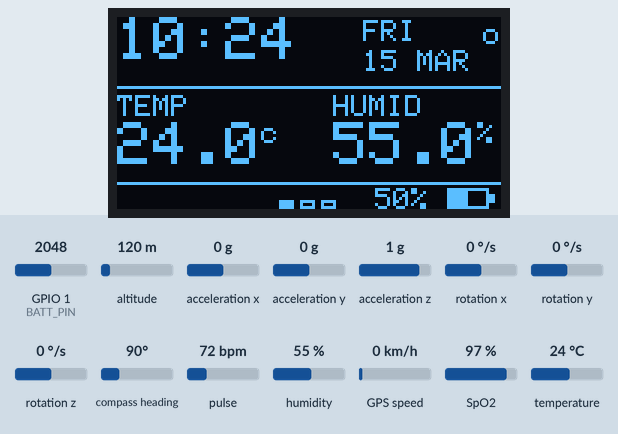
The sketch below on a simulated ESP32-C6. On the bench: 128×64 one-colour display. Inputs (shaded band) come from the test bench; at power-on: acceleration x 0 g, pulse 72 bpm, SpO2 97 %, altitude 120 m, humidity 55 %, temperature 24 °C, GPIO 1 (BATT_PIN) = 2048, acceleration y 0 g, acceleration z 1 g, rotation x 0 °/s, rotation y 0 °/s, rotation z 0 °/s, compass heading 90°, GPS speed 0 km/h (analog values on the 0–4095 scale). The local clock reads 2024-03-15 10:24:30 at power-on unless the sketch sets it; the GPS gets a fix after 3 s at 37.7749, -122.4194 with 8 satellites; no radio packets arrive unless stated; what the sketch prints to the serial monitor is not drawn.

Above: at 6.2 s.
6.3 s: acceleration x set to -1.4 g
At 8.8 s:
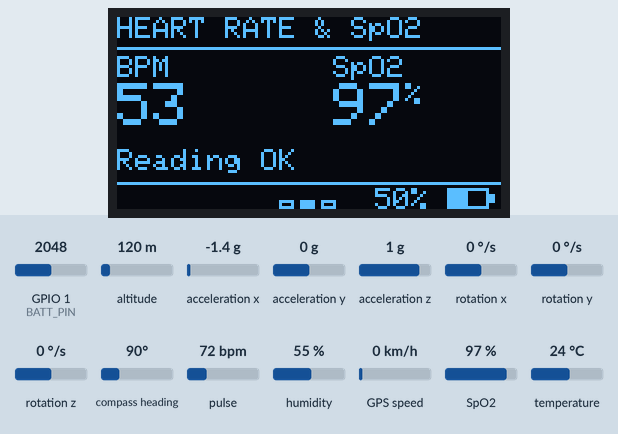
11.1 s: pulse set to 42 bpm
At 21.8 s:
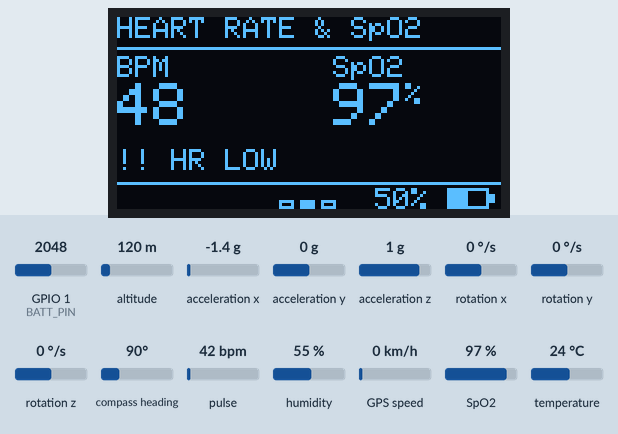
22.2 s: SpO2 set to 93 %
At 29.4 s:
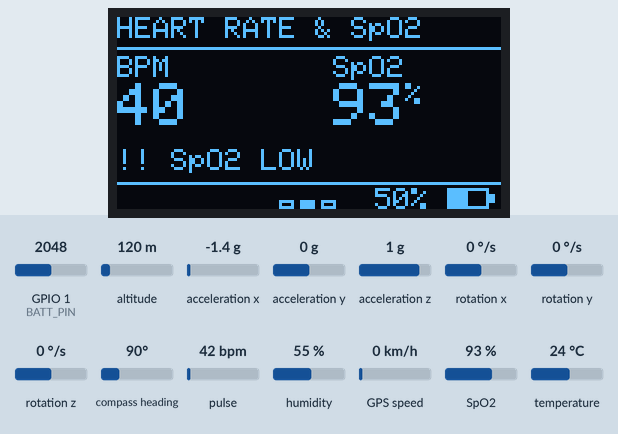
34.3 s: altitude set to 20 m
At 39.5 s:
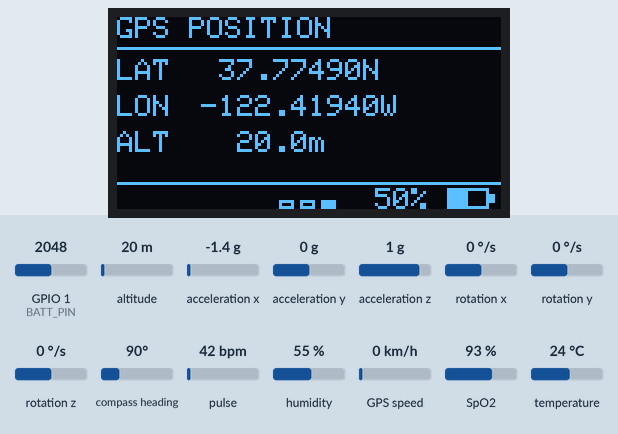
40.1 s: humidity set to 22 %
At 45.2 s:
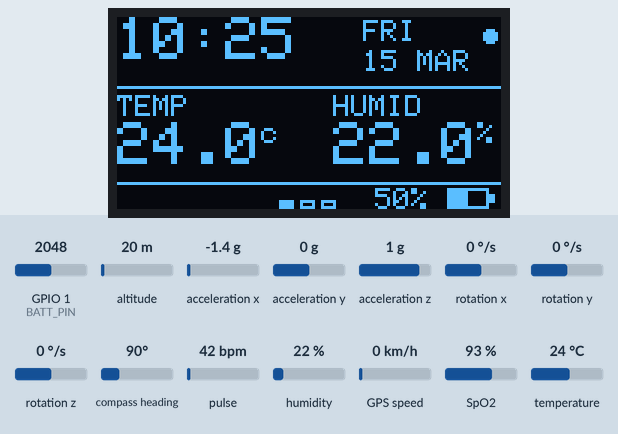
45.7 s: temperature set to 12 °C
At 49.3 s:
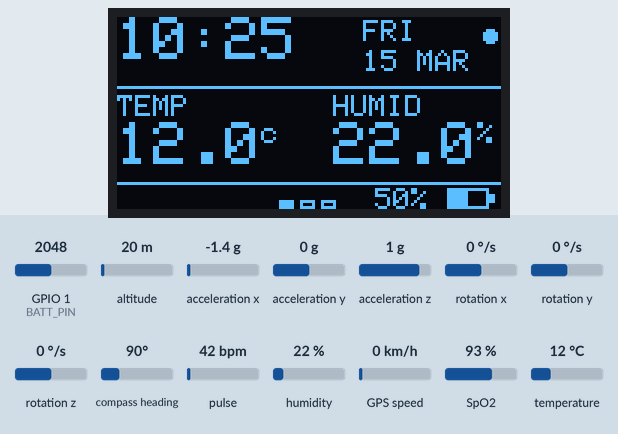
Timing chart, 0 to 50.8 s (numbered marks = the images above; inputs shaded):
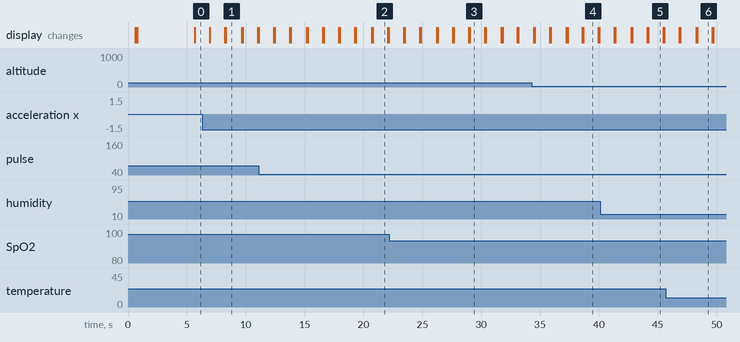

The sketch:

FINAL_CODE.ino
```cpp
// ═══════════════════════════════════════════════════════════════════
//  FINAL_CODE.ino  —  Bio + Environment Tracker
//  Target : Seeed XIAO ESP32-C6
//
//  I2C map:
//    SSD1306  OLED     0x3C
//    SHT40    Temp/RH  0x44
//    PCF8563  RTC      0x51
//    MPU6050  IMU      0x68
//    MAX30102 HR/SpO2  0x57
//
//  UART:
//    NEO-6M GPS  TX → D0 (GPIO0)
//
//  SPI:
//    NRF24L01  CE → D2 (GPIO2)  CSN → D3 (GPIO21)
//
//  Shake the device to cycle through the three display screens.
// ═══════════════════════════════════════════════════════════════════

#include <Wire.h>
#include <SPI.h>
#include <Adafruit_SSD1306.h>
#include <Adafruit_SHT4x.h>
#include <RTClib.h>
#include <Adafruit_MPU6050.h>
#include <MAX30105.h>

#include "display.h"
#include "env_sensor.h"
#include "imu_sensor.h"
#include "max_sensor.h"
#include "battery.h"
#include "gps_sensor.h"
#include "nrf_radio.h"

// ── I2C pin assignment ────────────────────────────────────────────
#define I2C_SDA  22
#define I2C_SCL  23

// ── Display ───────────────────────────────────────────────────────
#define SCREEN_W    128
#define SCREEN_H     64
#define OLED_RESET   -1
#define OLED_ADDR  0x3C

// ── Polling intervals (milliseconds) ─────────────────────────────
#define SENSOR_INTERVAL_MS    5000UL
#define BATT_INTERVAL_MS     30000UL
#define DISPLAY_INTERVAL_MS    100UL

// ── Driver instances ──────────────────────────────────────────────
Adafruit_SSD1306 display(SCREEN_W, SCREEN_H, &Wire, OLED_RESET);
Adafruit_SHT4x   sht4;
RTC_PCF8563      rtc;
Adafruit_MPU6050 mpu;
MAX30105         particleSensor;

// ── Sensor-availability flags ────────────────────────────────────
bool imuOK = false;
bool maxOK = false;

// ── Shared data structs ───────────────────────────────────────────
EnvData  envData  = { 0.0f, 0.0f, false, false };
GPSData  gpsData  = { 0.0f, 0.0f, 0.0f, 0 };
BioData  bioData  = { 0, 0, false, false, false };
BattData battData = { 100.0f };

// ── Screen state ──────────────────────────────────────────────────
uint8_t currentScreen = 0;
bool    screenChanged = false;

// ── Timers ────────────────────────────────────────────────────────
uint32_t lastSensorRead  = 0;
uint32_t lastBattRead    = 0;
uint32_t lastDisplayDraw = 0;

// ─────────────────────────────────────────────────────────────────
//  setup()
// ─────────────────────────────────────────────────────────────────
void setup() {
  Serial.begin(115200);
  delay(500);
  Serial.println(F("\n=== BIO TRACKER BOOT ==="));

  analogReadResolution(12);
  analogSetAttenuation(ADC_11db);

  Wire.begin(I2C_SDA, I2C_SCL);
  Wire.setClock(100000);
  delay(100);

  // ── OLED ─────────────────────────────────────────────────────
  if (!display.begin(SSD1306_SWITCHCAPVCC, OLED_ADDR)) {
    Serial.println(F("FATAL: SSD1306 not found — halting"));
    while (true) delay(1000);
  }
  display_init(display);
  Serial.println(F("SSD1306 OK"));

  // ── Sensors ──────────────────────────────────────────────────
  envSensor_init(envData, sht4, rtc);
  imuOK = imu_init(mpu);
  delay(100);
  maxOK = maxSensor_init(particleSensor);
  gps_init();

  // ── NRF24L01 ─────────────────────────────────────────────────
  nrf_init();   // non-fatal if missing — nrf_poll() checks s_radioOK

  // ── Splash ───────────────────────────────────────────────────
  display_drawSplash(display);
  delay(2200);

  envSensor_read(envData, sht4);
  battery_update(battData);

  uint32_t t = millis();
  lastSensorRead = lastBattRead = lastDisplayDraw = t;

  Serial.println(F("=== BOOT COMPLETE ===\n"));
}

// ─────────────────────────────────────────────────────────────────
//  loop()
// ─────────────────────────────────────────────────────────────────
void loop() {
  uint32_t now = millis();

  // ── GPS ───────────────────────────────────────────────────────
  gps_poll(gpsData);

  // ── Shake ─────────────────────────────────────────────────────
  imu_pollShake(mpu, imuOK, currentScreen, NUM_SCREENS, screenChanged);

  // ── MAX30102 (blocking ~250 ms) ───────────────────────────────
  maxSensor_poll(particleSensor, maxOK, bioData);

  // Second shake poll to catch gestures during the blocking read
  imu_pollShake(mpu, imuOK, currentScreen, NUM_SCREENS, screenChanged);

  // ── SHT40 ────────────────────────────────────────────────────
  if (now - lastSensorRead >= SENSOR_INTERVAL_MS) {
    envSensor_read(envData, sht4);
    lastSensorRead = now;
  }

  // ── Battery ───────────────────────────────────────────────────
  if (now - lastBattRead >= BATT_INTERVAL_MS) {
    battery_update(battData);
    lastBattRead = now;
  }

  // ── NRF24L01 transmit ─────────────────────────────────────────
  nrf_poll(bioData, envData, battData, gpsData);

  // ── Display ───────────────────────────────────────────────────
  if (now - lastDisplayDraw >= DISPLAY_INTERVAL_MS) {
    lastDisplayDraw = now;

    if (screenChanged) {
      display_flashTransition(display);
      screenChanged = false;
    }

    display.clearDisplay();
    switch (currentScreen) {
      case 0: display_drawScreenMain(display, envData, battData, currentScreen, rtc); break;
      case 1: display_drawScreenBio (display, bioData, battData, currentScreen);      break;
      case 2: display_drawScreenGPS (display, gpsData, battData, currentScreen);      break;
    }
    display.display();
  }
}
```

battery.cpp
```cpp
#include "battery.h"
#include <Arduino.h>

// ─────────────────────────────────────────────────────────────────
//  Internal helpers
// ─────────────────────────────────────────────────────────────────

/**
 * @brief Read the raw ADC pin and compute the actual battery voltage,
 *        accounting for the voltage-divider ratio.
 */
static float readVoltage(int samples) {
  long sum = 0;
  for (int i = 0; i < samples; i++) {
    sum += analogRead(BATT_PIN);
  }
  float avg  = (float)sum / samples;
  float vPin = (avg / BATT_ADC_MAX) * BATT_VREF;

  // Un-divide: V_batt = V_pin * (R1 + R2) / R2
  return vPin * ((BATT_R1 + BATT_R2) / BATT_R2);
}

/**
 * @brief Linear mapping from voltage to 0–100 %.
 */
static float voltsToPercent(float v) {
  if (v >= BATT_V_MAX) return 100.0f;
  if (v <= BATT_V_MIN) return   0.0f;
  return (v - BATT_V_MIN) / (BATT_V_MAX - BATT_V_MIN) * 100.0f;
}

// ─────────────────────────────────────────────────────────────────
//  Public
// ─────────────────────────────────────────────────────────────────
void battery_update(BattData &batt, int samples) {
  batt.percentage = voltsToPercent(readVoltage(samples));
}
```

battery.h
```cpp
#pragma once

#include "display.h"   // for BattData struct
#include <stdint.h>

// ── Hardware / calibration constants ─────────────────────────────
/** Analog pin connected to the voltage divider mid-point */
#define BATT_PIN      A1
/** ADC full-scale value (12-bit resolution) */
#define BATT_ADC_MAX  4095.0f
/** MCU reference voltage (volts) */
#define BATT_VREF        3.3f
/** Upper resistor of the voltage divider (ohms) */
#define BATT_R1     100000.0f
/** Lower resistor of the voltage divider (ohms) */
#define BATT_R2     100000.0f
/** Battery voltage at 0 % */
#define BATT_V_MIN       3.1f
/** Battery voltage at 100 % */
#define BATT_V_MAX       3.5f

// ── Public API ────────────────────────────────────────────────────

/**
 * @brief Read the battery voltage and update BattData.
 *        Averages `samples` ADC readings to reduce noise.
 *        Call once in setup() and then on a slow timer (e.g. every 30 s).
 *
 * @param batt     BattData struct — percentage is updated.
 * @param samples  Number of ADC samples to average (default: 64).
 */
void battery_update(BattData &batt, int samples = 64);
```

display.cpp
```cpp
#include "display.h"
#include <Adafruit_GFX.h>

#define SCREEN_W 128
#define SCREEN_H  64

static void printPad2(Adafruit_SSD1306 &d, uint8_t n) {
  if (n < 10) d.print('0');
  d.print(n);
}

static void drawIndicator(Adafruit_SSD1306 &d, uint8_t cur) {
  int16_t sx = SCREEN_W / 2 - (NUM_SCREENS * 7) / 2;
  for (uint8_t i = 0; i < NUM_SCREENS; i++) {
    int16_t x = sx + i * 7;
    if (i == cur) d.fillRect(x, 61, 5, 3, SSD1306_WHITE);
    else           d.drawRect(x, 61, 5, 3, SSD1306_WHITE);
  }
}

static void drawBattery(Adafruit_SSD1306 &d, BattData &b) {
  d.setTextSize(1);
  d.setCursor(80, 57);
  char buf[6];
  snprintf(buf, sizeof(buf), "%3.0f%%", b.percentage);
  d.print(buf);
  d.drawRect(110, 57, 14, 7, SSD1306_WHITE);
  d.fillRect(124, 59,  2, 3, SSD1306_WHITE);
  uint8_t fw = (uint8_t)(12.0f * constrain(b.percentage, 0.0f, 100.0f) / 100.0f);
  if (fw > 0) d.fillRect(111, 58, fw, 5, SSD1306_WHITE);
}

// ── Public ────────────────────────────────────────────────────────

void display_init(Adafruit_SSD1306 &d) {
  d.clearDisplay();
  d.setTextColor(SSD1306_WHITE);
  d.display();
}

void display_drawSplash(Adafruit_SSD1306 &d) {
  d.clearDisplay();
  d.setTextSize(2); d.setCursor(4, 4);   d.print(F("BIO TRACK"));
  d.setTextSize(1); d.setCursor(10, 28); d.print(F("XIAO ESP32-C6"));
  d.setCursor(0, 38); d.print(F("SHT40 RTC MPU MAX30102"));
  d.setCursor(16, 50); d.print(F("shake to switch >>"));
  d.display();
}

void display_flashTransition(Adafruit_SSD1306 &d) {
  d.invertDisplay(true);
  delay(60);
  d.invertDisplay(false);
}

// ── Screen 1: Clock + Env ─────────────────────────────────────────
void display_drawScreenMain(Adafruit_SSD1306 &d, EnvData &env,
                             BattData &batt, uint8_t cur, RTC_PCF8563 &rtc) {
  DateTime now = env.rtcOK ? rtc.now() : DateTime(2000,1,1,0,0,0);

  d.setTextSize(2); d.setCursor(0, 0);
  printPad2(d, now.hour()); d.print(':'); printPad2(d, now.minute());

  static const char* DOW[] = {"SUN","MON","TUE","WED","THU","FRI","SAT"};
  static const char* MON[] = {"JAN","FEB","MAR","APR","MAY","JUN",
                               "JUL","AUG","SEP","OCT","NOV","DEC"};
  d.setTextSize(1);
  d.setCursor(82,  1); d.print(DOW[now.dayOfTheWeek()]);
  d.setCursor(82, 11); printPad2(d, now.day());
  d.print(' '); d.print(MON[now.month()-1]);

  if (now.second() % 2 == 0) d.fillCircle(124, 6, 2, SSD1306_WHITE);
  else                         d.drawCircle(124, 6, 2, SSD1306_WHITE);

  d.drawFastHLine(0, 23, SCREEN_W, SSD1306_WHITE);

  d.setTextSize(1); d.setCursor(0,  26); d.print(F("TEMP"));
  d.setTextSize(2); d.setCursor(0,  35);
  if (env.sensorOK) { char b[8]; dtostrf(env.temp,  4, 1, b); d.print(b); }
  else                d.print(F("--.-"));
  d.setTextSize(1); d.print('c');

  d.setTextSize(1); d.setCursor(72, 26); d.print(F("HUMID"));
  d.setTextSize(2); d.setCursor(72, 35);
  if (env.sensorOK) { char b[8]; dtostrf(env.humid, 4, 1, b); d.print(b); }
  else                d.print(F("--.-"));
  d.setTextSize(1); d.print('%');

  d.drawFastHLine(0, 55, SCREEN_W, SSD1306_WHITE);
  drawBattery(d, batt);
  drawIndicator(d, cur);
}

// ── Screen 2: HR + SpO2 ───────────────────────────────────────────
void display_drawScreenBio(Adafruit_SSD1306 &d, BioData &bio,
                            BattData &batt, uint8_t cur) {
  d.setTextSize(1);
  d.setCursor(0, 0); d.print(F("HEART RATE & SpO2"));
  d.drawFastHLine(0, 10, SCREEN_W, SSD1306_WHITE);

  if (!bio.fingerPresent) {
    d.setCursor(10, 22); d.print(F("Place finger"));
    d.setCursor(16, 32); d.print(F("on sensor"));
    d.setCursor(0,  44); d.print(F("MAX30102 waiting..."));
  } else {
    d.setCursor(0, 13); d.print(F("BPM"));
    d.setTextSize(2); d.setCursor(0, 22);
    if (bio.validHR && bio.bpm > 20 && bio.bpm < 220)
      d.print(bio.bpm);
    else
      d.print(F("--"));

    d.setTextSize(1); d.setCursor(72, 13); d.print(F("SpO2"));
    d.setTextSize(2); d.setCursor(72, 22);
    if (bio.validSPO2 && bio.spo2 >= 80 && bio.spo2 <= 100) {
      d.print(bio.spo2); d.setTextSize(1); d.print('%');
    } else {
      d.print(F("--"));
    }

    d.setTextSize(1); d.setCursor(0, 44);
    if      (bio.validSPO2 && bio.spo2 < 95)   d.print(F("!! SpO2 LOW"));
    else if (bio.validHR   && bio.bpm > 100)    d.print(F("!! HR ELEVATED"));
    else if (bio.validHR   && bio.bpm < 50)     d.print(F("!! HR LOW"));
    else                                         d.print(F("Reading OK"));
  }

  d.drawFastHLine(0, 55, SCREEN_W, SSD1306_WHITE);
  drawBattery(d, batt);
  drawIndicator(d, cur);
}

// ── Screen 3: GPS ─────────────────────────────────────────────────
void display_drawScreenGPS(Adafruit_SSD1306 &d, GPSData &gps,
                            BattData &batt, uint8_t cur) {
  d.setTextSize(1);
  d.setCursor(0, 0); d.print(F("GPS POSITION"));
  d.drawFastHLine(0, 10, SCREEN_W, SSD1306_WHITE);

  // A fix is considered valid if lastUpdatedMs is non-zero
  bool hasFix = (gps.lastUpdatedMs != 0);

  if (!hasFix) {
    // ── No fix yet ──────────────────────────────────────────────
    d.setCursor(16, 20); d.print(F("Waiting for fix"));
    d.setCursor(22, 32); d.print(F("NEO-6M..."));
  } else {
    // ── Live coordinates ────────────────────────────────────────
    d.setCursor(0, 14); d.print(F("LAT")); d.setCursor(28, 14);
    char latBuf[12]; dtostrf(gps.lat, 9, 5, latBuf); d.print(latBuf);
    d.print(gps.lat >= 0 ? 'N' : 'S');

    d.setCursor(0, 26); d.print(F("LON")); d.setCursor(28, 26);
    char lonBuf[12]; dtostrf(gps.lon, 9, 5, lonBuf); d.print(lonBuf);
    d.print(gps.lon >= 0 ? 'E' : 'W');

    d.setCursor(0, 38); d.print(F("ALT")); d.setCursor(28, 38);
    char altBuf[8]; dtostrf(gps.alt, 6, 1, altBuf); d.print(altBuf);
    d.print(F("m"));
  }

  d.drawFastHLine(0, 55, SCREEN_W, SSD1306_WHITE);
  drawBattery(d, batt);
  drawIndicator(d, cur);
}
```

display.h
```cpp
#pragma once

#include <Adafruit_SSD1306.h>
#include <RTClib.h>
#include <stdint.h>

#define NUM_SCREENS 3

struct EnvData {
  float temp;
  float humid;
  bool  sensorOK;
  bool  rtcOK;
};

struct GPSData {
  float    lat;
  float    lon;
  float    alt;
  /** millis() timestamp of the last valid fix — tracked internally, not displayed */
  uint32_t lastUpdatedMs;
};

struct BioData {
  int32_t bpm;
  int32_t spo2;
  bool    validHR;
  bool    validSPO2;
  bool    fingerPresent;
};

struct BattData {
  float percentage;
};

// ── Display functions ─────────────────────────────────────────────
void display_init           (Adafruit_SSD1306 &disp);
void display_drawSplash     (Adafruit_SSD1306 &disp);
void display_flashTransition(Adafruit_SSD1306 &disp);

void display_drawScreenMain (Adafruit_SSD1306 &disp, EnvData  &env,
                              BattData &batt, uint8_t cur, RTC_PCF8563 &rtc);
void display_drawScreenBio  (Adafruit_SSD1306 &disp, BioData  &bio,
                              BattData &batt, uint8_t cur);
void display_drawScreenGPS  (Adafruit_SSD1306 &disp, GPSData  &gps,
                              BattData &batt, uint8_t cur);
```

env_sensor.cpp
```cpp
#include "env_sensor.h"
#include <Arduino.h>

// ─────────────────────────────────────────────────────────────────
//  Initialisation
// ─────────────────────────────────────────────────────────────────
void envSensor_init(EnvData &env, Adafruit_SHT4x &sht4, RTC_PCF8563 &rtc) {

  // ── SHT40 ──────────────────────────────────────────────────────
  if (sht4.begin()) {
    sht4.setPrecision(SHT4X_HIGH_PRECISION);
    sht4.setHeater(SHT4X_NO_HEATER);
    env.sensorOK = true;
    Serial.println(F("SHT40 OK"));
  } else {
    env.sensorOK = false;
    Serial.println(F("SHT40 not found"));
  }

  // ── PCF8563 RTC ────────────────────────────────────────────────
  if (rtc.begin()) {
    env.rtcOK = true;
    // If power was lost, set RTC to compile-time timestamp
    if (rtc.lostPower()) {
      rtc.adjust(DateTime(F(__DATE__), F(__TIME__)));
    }
    Serial.println(F("PCF8563 OK"));
  } else {
    env.rtcOK = false;
    Serial.println(F("PCF8563 not found"));
  }
}

// ─────────────────────────────────────────────────────────────────
//  Periodic read
// ─────────────────────────────────────────────────────────────────
void envSensor_read(EnvData &env, Adafruit_SHT4x &sht4) {
  sensors_event_t humidity, temp;

  if (sht4.getEvent(&humidity, &temp)) {
    env.temp     = temp.temperature;
    env.humid    = humidity.relative_humidity;
    env.sensorOK = true;
  } else {
    env.sensorOK = false;
    Serial.println(F("SHT40: read failed"));
  }
}
```

env_sensor.h
```cpp
#pragma once

#include <Adafruit_SHT4x.h>
#include <RTClib.h>
#include "display.h"   // for EnvData struct

// ── Public API ────────────────────────────────────────────────────

/**
 * @brief Initialise SHT40 and PCF8563 RTC on the shared I2C bus.
 *        Call once from setup() AFTER Wire.begin().
 *
 * @param env   EnvData struct — sensorOK and rtcOK are set here.
 * @param sht4  Reference to the Adafruit_SHT4x driver instance.
 * @param rtc   Reference to the RTC_PCF8563 driver instance.
 */
void envSensor_init(EnvData &env, Adafruit_SHT4x &sht4, RTC_PCF8563 &rtc);

/**
 * @brief Read temperature and humidity from the SHT40.
 *        Should be called on a slow timer (e.g. every 5 s).
 *
 * @param env   EnvData struct — temp, humid and sensorOK are updated.
 * @param sht4  Reference to the Adafruit_SHT4x driver instance.
 */
void envSensor_read(EnvData &env, Adafruit_SHT4x &sht4);
```

gps_sensor.cpp
```cpp
#include "gps_sensor.h"
#include <Arduino.h>

// ── Internal state ────────────────────────────────────────────────
static TinyGPSPlus s_gps;

// ─────────────────────────────────────────────────────────────────
//  Initialisation
// ─────────────────────────────────────────────────────────────────
void gps_init() {
  // RX = GPS_RX_PIN, TX = GPS_TX_PIN (-1 = unused)
  GPS_SERIAL.begin(GPS_BAUD, SERIAL_8N1, GPS_RX_PIN, GPS_TX_PIN);
  Serial.println(F("NEO-6M GPS UART started (GPIO0 RX)"));
}

// ─────────────────────────────────────────────────────────────────
//  Poll — call every loop()
// ─────────────────────────────────────────────────────────────────
void gps_poll(GPSData &gpsData) {
  // Drain all bytes currently in the UART FIFO
  while (GPS_SERIAL.available()) {
    char c = GPS_SERIAL.read();
    s_gps.encode(c);
  }

  // Only update the struct when a brand-new valid fix has been parsed
  if (s_gps.location.isUpdated() && s_gps.location.isValid()) {
    gpsData.lat           = (float)s_gps.location.lat();
    gpsData.lon           = (float)s_gps.location.lng();
    gpsData.lastUpdatedMs = millis();
  }

  if (s_gps.altitude.isUpdated() && s_gps.altitude.isValid()) {
    gpsData.alt = (float)s_gps.altitude.meters();
  }
}
```

Source omitted: gps_sensor.h (1083 bytes), imu_sensor.cpp (2257 bytes), imu_sensor.h (1707 bytes), max_sensor.cpp (5232 bytes), max_sensor.h (1592 bytes), nrf_radio.cpp (2450 bytes), nrf_radio.h (2444 bytes)

Measured:
- the behaviour switches between 95 and 94 % on SpO2 (found by bisection; images 2 and 3)
- after the input at 6.3 s, the display: first differs from a run without the input after 1.9 s (image 1 shows a later state)
- after the input at 22.2 s, the display: first differs from a run without the input after 6.8 s (image 3)
- what the display in image 1 shows lasts 1.4 s, from 8.3 s to 9.7 s
- what the display in image 2 shows lasts 1.3 s, from 20.8 s to 22.1 s
